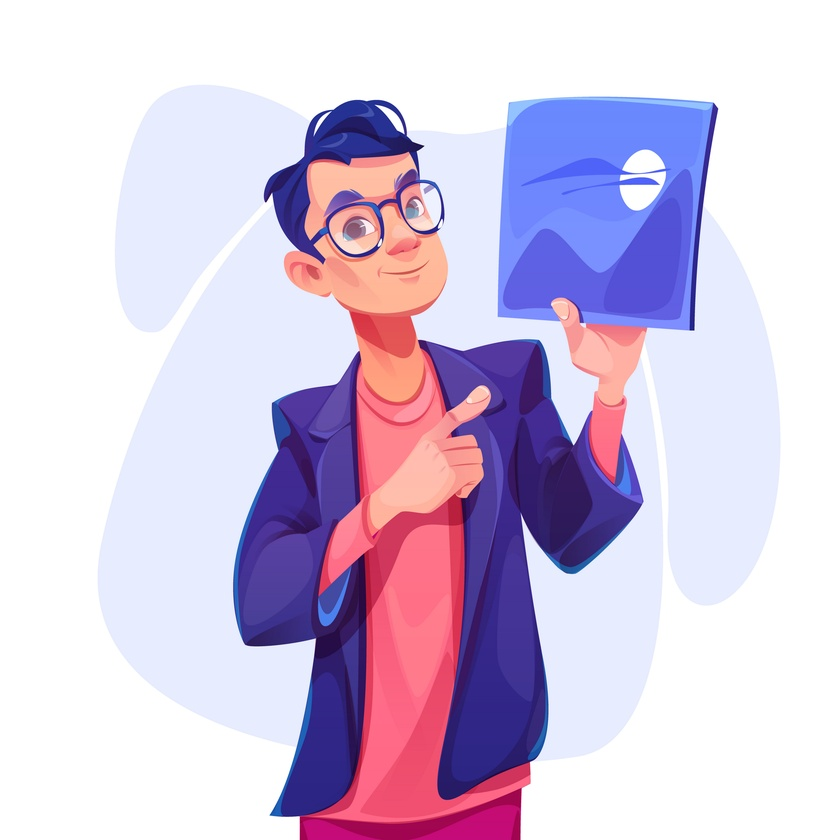
#> input picture Photo.jpg, 840 x 840 px, shrunk from 5000 x 5000 before the run
$ python black_white_filter_better_version.py
#> lines starting #> are read from the running program, lines starting #| are printed output that depends on the picture
"""
A simple script to convert a color image to black and white (grayscale)
using the Pillow library.

Requirements:
    pip install pillow

Usage:
    1. Place your image in the same directory and name it 'Photo.jpg'
    2. Run the script:
        python bw_converter.py
    3. The grayscale image will be saved as 'bw_image.jpg'

Author: Sachin Kumar
GitHub: https://github.com/sachin-py

"""

from PIL import Image


def convert_to_black_and_white(input_path='Photo.jpg', output_path='bw_image.jpg'):
    """Convert an image to black and white and save it."""
#> called with input_path = 'Photo.jpg', output_path = 'bw_image.jpg'
    try:
        with Image.open(input_path) as image:  # Open the input image
#> image is the input picture: PIL image 840x840 RGB; mean R, G, B 212, 198.2, 223.5
            bw_image = image.convert('L')  # Convert the image to grayscale
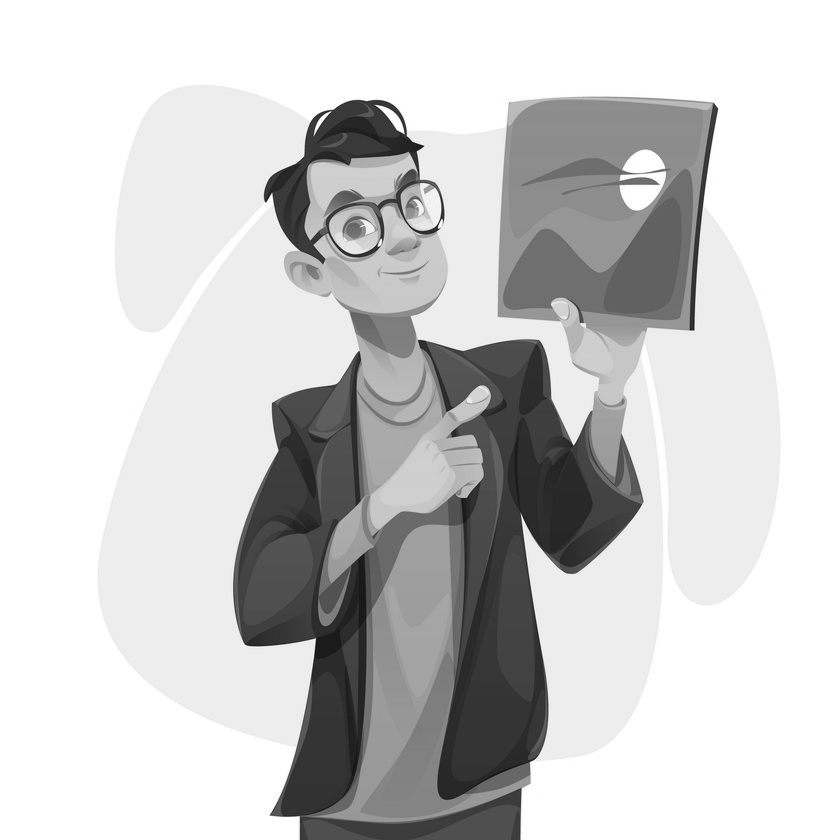
#> bw_image: PIL image 840x840 L; min 9, max 255, mean 205.3
            bw_image.save(output_path)  # Convert the image to grayscale
            print(f"Black and white image saved as '{output_path}'")
    except FileNotFoundError:
        print(f"File '{input_path}' not found.")
    except Exception as e:
        print(f"An error occurred: {e}")


if __name__ == "__main__":
    convert_to_black_and_white()
